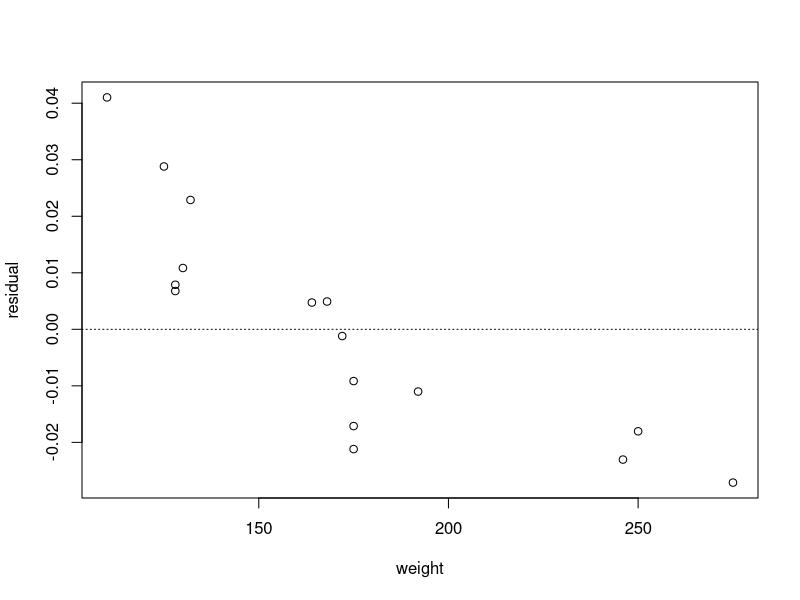
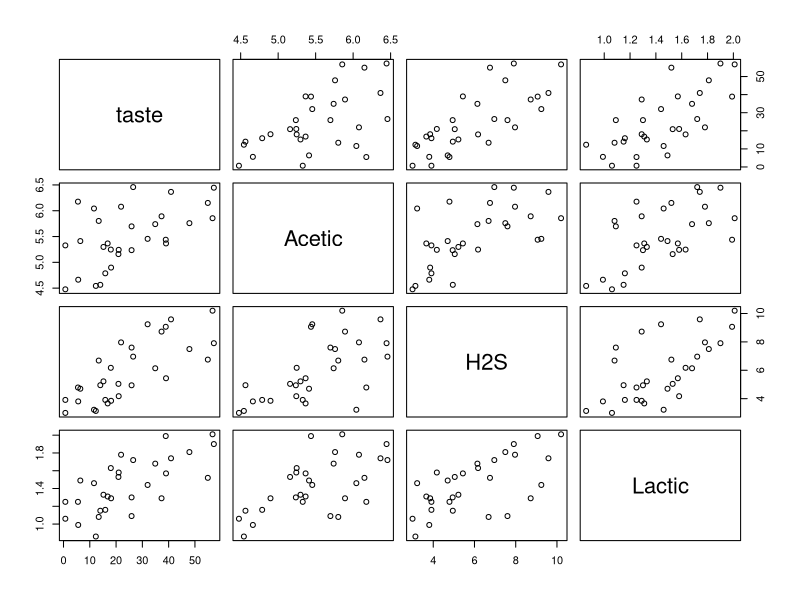
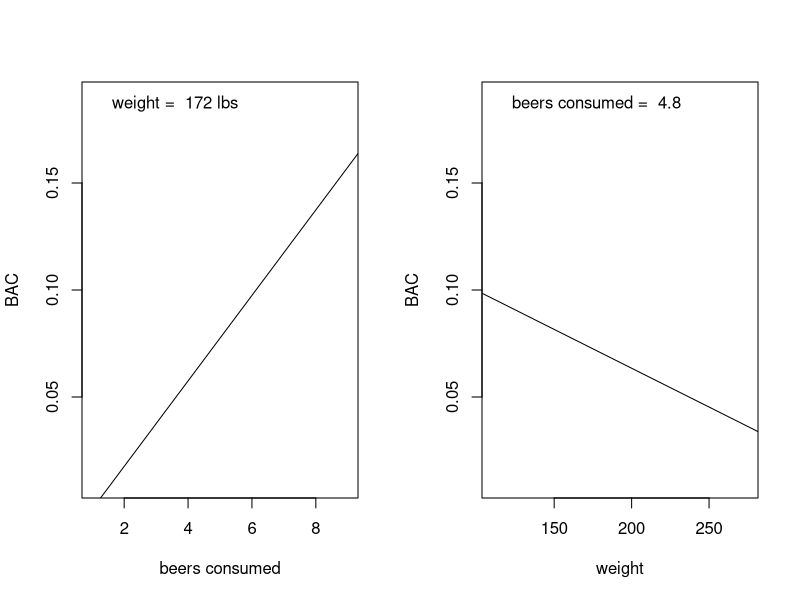
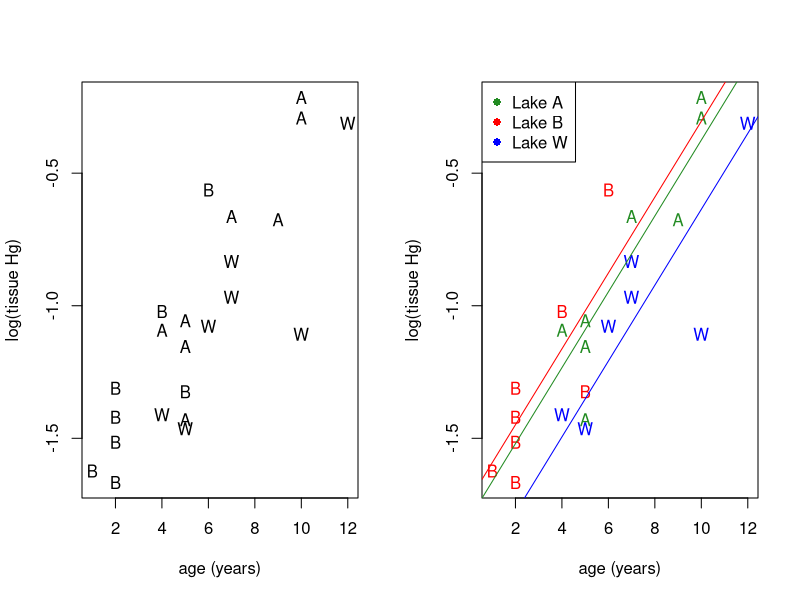
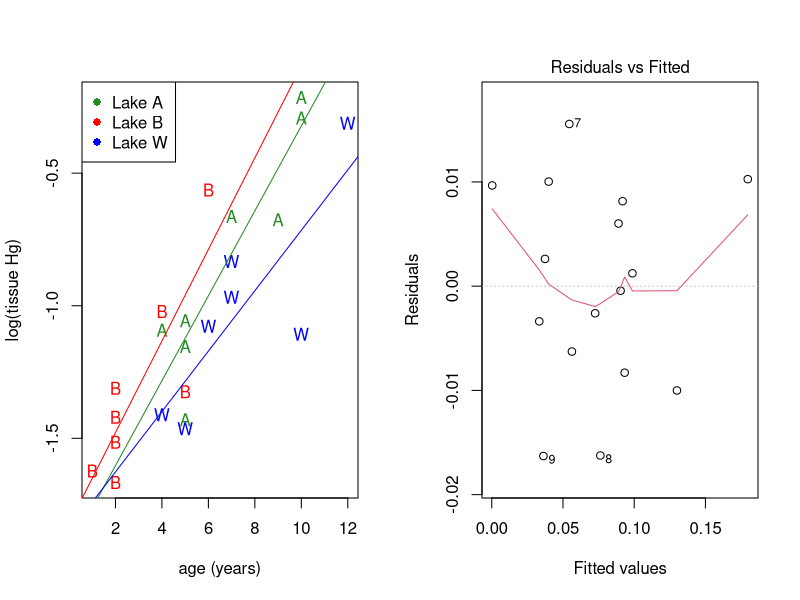
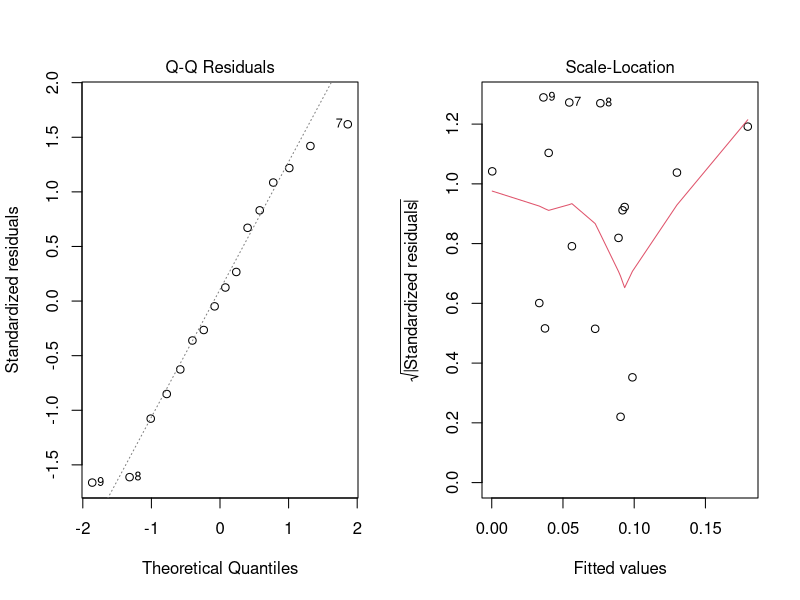
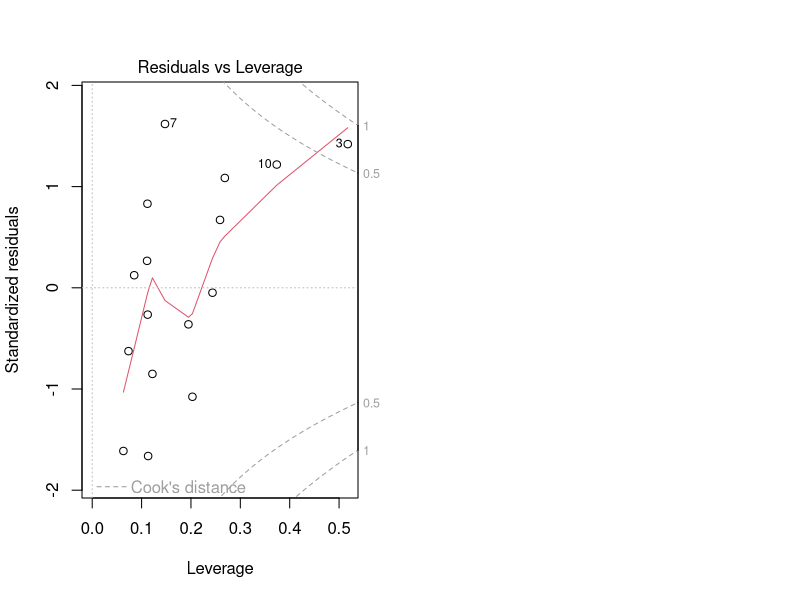

The R source for these figures, in order:
## ---- chunk 1
knitr::opts_chunk$set(fig.width = 5, fig.height = 4.5, fig.align = "center") 
## ---- chunk 2
beer <- read.csv("data/beer2.csv", head = T, stringsAsFactors = T)
head(beer)
## ---- chunk 3
fm1 <- with(beer, lm(BAC ~ beers))
plot(x = beer$weight, y = resid(fm1), xlab = "weight", ylab = "residual")
abline(h = 0, lty = "dotted")
## ---- chunk 4
fm2 <- lm(BAC ~ beers + weight, data = beer)
summary(fm2)
## ---- chunk 5
cheese <- read.table("data/cheese.txt", head = T, stringsAsFactors = T)
pairs(cheese)
## ---- chunk 6
cheese_regression <- lm(taste ~ Acetic + H2S + Lactic, data = cheese)
summary(cheese_regression)
## ---- chunk 7
slr1 <- lm(taste ~ Acetic, data = cheese)
summary(slr1)

slr2 <- lm(taste ~ H2S, data = cheese)
summary(slr2)

slr3 <- lm(taste ~ Lactic, data = cheese)
summary(slr3)
## ---- chunk 8
par(mfrow = c(1, 2))

b.hat <- coefficients(fm2)  # extract LSEs of regression coefficients
avg.beers <- mean(beer$beers)
avg.weight <- mean(beer$weight)

plot(BAC ~ beers, type = "n", xlab = "beers consumed", data = beer)  # set up axes
abline(a = b.hat[1] + b.hat[3] * avg.weight, b = b.hat[2])  # predicted BAC for average weight individual
legend("topleft", leg = paste("weight = ", round(avg.weight, 0), "lbs"), bty = "n")

plot(BAC ~ weight, type = "n", data = beer)  # set up axes
abline(a = b.hat[1] + b.hat[2] * avg.beers, b = b.hat[3])  # predicted BAC for average weight individual
legend("topleft", leg = paste("beers consumed = ", round(avg.beers, 1)), bty = "n")
## ---- chunk 9
confint(fm2, level = 0.99)
## ---- chunk 10
new.data <- data.frame(weight = 170, beers = 4)
predict(fm2, newdata = new.data, interval = "prediction")
predict(fm2, newdata = new.data, interval = "confidence")
## ---- chunk 11
full.model <- lm(BAC ~ beers + weight, data = beer)
(sse.full <- sum(resid(full.model)^2))

reduced.model <- lm(BAC ~ 1, data = beer)
(sse.full <- sum(resid(reduced.model)^2))
## ---- chunk 12
pf(128.3, df1 = 2, df2 = 13, lower = FALSE)
## ---- chunk 13
anova(reduced.model, full.model)
## ---- chunk 14
full.model <- lm(BAC ~ beers + weight, data = beer)
summary(full.model)
## ---- chunk 15
fish <- read.table("data/fish-mercury.txt", head = T, stringsAsFactors = T)

with(fish, plot(log(hg) ~ age, xlab = "age (years)", ylab = "log(tissue Hg)", type = "n"))
with(subset(fish, site == "Adger"), points(log(hg) ~ age, pch = "A"))
with(subset(fish, site == "Bennett"), points(log(hg) ~ age, pch = "B"))  
with(subset(fish, site == "Waterville"), points(log(hg) ~ age, pch = "W"))
## ---- chunk 16
contrasts(fish$site)
## ---- chunk 17
fish_model <- lm(log(hg) ~ age + site, data = fish)
summary(fish_model)
## ---- chunk 18
fish_model_full <- lm(log(hg) ~ age + site, data = fish)
fish_model_reduced <- lm(log(hg) ~ age, data = fish)
anova(fish_model_reduced, fish_model_full)
## ---- chunk 19
anova(fish_model_full)
## ---- chunk 20
fish_model_alt <- lm(log(hg) ~ age + site - 1, data = fish)
summary(fish_model_alt)
## ---- chunk 21
with(fish, plot(log(hg) ~ age, xlab = "age (years)", ylab = "log(tissue Hg)", type = "n"))
with(subset(fish, site == "Adger"), points(log(hg) ~ age, pch = "A", col = "forestgreen"))
with(subset(fish, site == "Bennett"), points(log(hg) ~ age, pch = "B", col = "red"))  
with(subset(fish, site == "Waterville"), points(log(hg) ~ age, pch = "W", col = "blue"))
abline(a = fish_model_alt$coefficients[2], b = fish_model_alt$coefficients[1], col = "forestgreen")
abline(a = fish_model_alt$coefficients[3], b = fish_model_alt$coefficients[1], col = "red")
abline(a = fish_model_alt$coefficients[4], b = fish_model_alt$coefficients[1], col = "blue")
legend("topleft", legend = c("Lake A", "Lake B", "Lake W"), pch = 16, col = c("forestgreen", "red", "blue"))
## ---- chunk 22
fm1 <- lm(BAC ~ beers + weight + beers:weight, data = beer)
## ---- chunk 23
fm2 <- lm(BAC ~ beers * weight, data = beer)
## ---- chunk 24
summary(fm2)
## ---- chunk 25
beer$beers.c <- beer$beers - mean(beer$beers)
beer$weight.c <- beer$weight - mean(beer$weight)
head(beer)

fm3 <- lm(BAC ~ beers.c * weight.c, data = beer)
summary(fm3)
## ---- chunk 26
fish_model_interaction <- lm(log(hg) ~ age * site, data = fish)
fish_model_additive <- lm(log(hg) ~ age + site, data = fish)
anova(fish_model_additive, fish_model_interaction)
## ---- chunk 27
fish_model_alt <- lm(log(hg) ~ site + age:site - 1, data = fish)
with(fish, plot(log(hg) ~ age, xlab = "age (years)", ylab = "log(tissue Hg)", type = "n"))
with(subset(fish, site == "Adger"), points(log(hg) ~ age, pch = "A", col = "forestgreen"))
with(subset(fish, site == "Bennett"), points(log(hg) ~ age, pch = "B", col = "red"))  
with(subset(fish, site == "Waterville"), points(log(hg) ~ age, pch = "W", col = "blue"))
abline(a = fish_model_alt$coefficients[1], b = fish_model_alt$coefficients[4], col = "forestgreen")
abline(a = fish_model_alt$coefficients[2], b = fish_model_alt$coefficients[5], col = "red")
abline(a = fish_model_alt$coefficients[3], b = fish_model_alt$coefficients[6], col = "blue")
legend("topleft", legend = c("Lake A", "Lake B", "Lake W"), pch = 16, col = c("forestgreen", "red", "blue"))
## ---- chunk 28
fm0 <- lm(taste ~ 1, data = cheese)  # the initial model y = b0 + eps
step(fm0, taste ~ Acetic + H2S + Lactic, data = cheese)  
## ---- chunk 29
fm1 <- lm(BAC ~ weight + beers, data = beer)
fm1.diagnostics <- lm.influence(fm1)
lev <- fm1.diagnostics$hat
## ---- chunk 30
head(cbind(beer, lev))
## ---- chunk 31
MASS::stdres(fm1)
## ---- chunk 32
plot(fm1)
## ---- chunk 33
bad.data <- data.frame(y    = c(2.4, 6.1, 4.4, 7.0),
                       degC = c(5, 10, 15, 20),
                       degF = c(41, 50, 59, 68))
summary(lm(y ~ degC + degF, data = bad.data))
